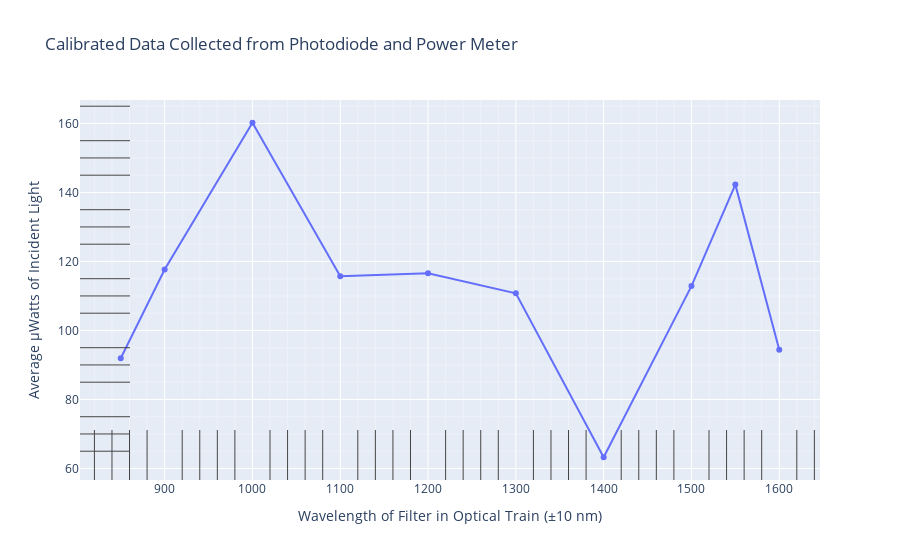

The code cell stored with this chart in its notebook:
### Code cell
df = IR_data_numeric
fig = go.Figure()
fig.add_trace(go.Scatter(x=df.index.to_numpy(),
                y=df.iloc[:,-1].to_numpy(), name=df.columns[col]))
#fig.add_scatter("last decimal Max Current (± l.d. μA)")
fig.update_layout(title="Calibrated Data Collected from Photodiode and Power Meter",
    yaxis_title="Average μWatts of Incident Light", 
    xaxis_title="Wavelength of Filter in Optical Train (±10 nm)")
fig.update_yaxes(minor=dict(ticks="inside", ticklen=50, showgrid=True))
#fig.update_yaxes(type="log")
fig.update_xaxes(minor=dict(ticks="inside", ticklen=50, showgrid=True))
fig.write_html("collected_IR_data_numerical.html")
fig

### Figure 1 — Plotly figure (JSON) as saved in the notebook; plotly's stock layout.template omitted (floating-point values rounded to 4 significant figures)
{"data": [{"name": "Trial 3", "type": "scatter", "x": [850, 900, 1000, 1100, 1200, 1300, 1400, 1500, 1550, 1600], "y": [91.93, 117.6, 160.2, 115.7, 116.6, 110.8, 63.25, 112.9, 142.3, 94.4]}], "layout": {"title": {"text": "Calibrated Data Collected from Photodiode and Power Meter"}, "xaxis": {"minor": {"showgrid": true, "ticklen": 50, "ticks": "inside"}, "title": {"text": "Wavelength of Filter in Optical Train (±10 nm)"}}, "yaxis": {"minor": {"showgrid": true, "ticklen": 50, "ticks": "inside"}, "title": {"text": "Average μWatts of Incident Light"}}}}
